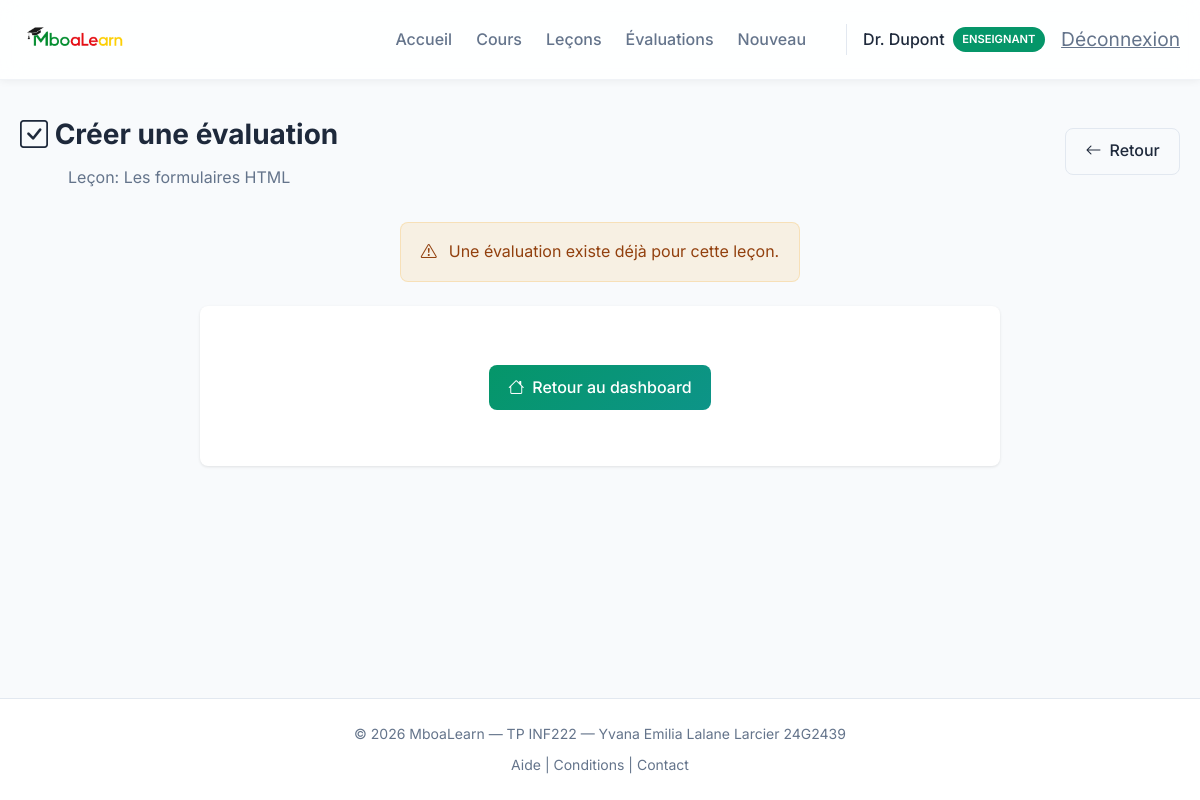
Page /enseignant/ajouter_evaluation.php?lecon=2 (signed in) on the committed database.
### tables this page shows
CREATE TABLE users (
    id INT AUTO_INCREMENT PRIMARY KEY,
    nom VARCHAR(100) NOT NULL,
    email VARCHAR(150) UNIQUE NOT NULL,
    password VARCHAR(255) NOT NULL,
    role ENUM('etudiant', 'enseignant', 'promoteur') DEFAULT 'etudiant',
    date_inscription TIMESTAMP DEFAULT CURRENT_TIMESTAMP
);

CREATE TABLE lecons (
    id INT AUTO_INCREMENT PRIMARY KEY,
    cours_id INT NOT NULL,
    titre VARCHAR(200) NOT NULL,
    contenu TEXT,
    type_contenu ENUM('pdf', 'video') NOT NULL,
    fichier VARCHAR(255) NOT NULL,
    duree_video INT DEFAULT 0,
    ordre INT DEFAULT 0,
    FOREIGN KEY (cours_id) REFERENCES cours(id) ON DELETE CASCADE
);

### includes/auth.php (called while the page is built, shortened)
<?php
require_once __DIR__ . '/../config/database.php';
function is_logged_in() {
    return isset($_SESSION['user_id']);
}
function has_role($role) {
    return isset($_SESSION['user_role']) && $_SESSION['user_role'] === $role;
}
function get_user_info() {
    global $pdo;
    $stmt = $pdo->prepare("SELECT id, nom, email, role FROM users WHERE id = ?");
    $stmt->execute([$_SESSION['user_id']]);
    return $stmt->fetch();
}

### enseignant/ajouter_evaluation.php (the view, shortened to what this page needs)
<?php
require_once '../config/database.php';
require_once '../includes/auth.php';
$enseignant_id = $_SESSION['user_id'];
$lecon_id = isset($_GET['lecon']) ? (int)$_GET['lecon'] : 0;
$evaluation_creee = false;
$stmt = $pdo->prepare("
    SELECT l.*, c.titre as cours_titre, c.id as cours_id
    FROM lecons l
    JOIN cours c ON l.cours_id = c.id
    WHERE l.id = ? AND c.enseignant_id = ?
");
$stmt->execute([$lecon_id, $enseignant_id]);
$lecon = $stmt->fetch();
$stmt = $pdo->prepare("SELECT id FROM evaluations WHERE lecon_id = ?");
$stmt->execute([$lecon_id]);
$evaluation_existante = $stmt->fetch();
?>
<!DOCTYPE html>
<html lang="fr">
<head>
    <link rel="stylesheet" href="https://cdn.jsdelivr.net/npm/bootstrap-icons@1.11.3/font/bootstrap-icons.min.css">
    <link rel="stylesheet" href="../assets/css/style.css">
</head>
<body>
    <?php include '../includes/header.php'; ?>
    <div class="dashboard-header">
        <div style="display: flex; justify-content: space-between; align-items: center;">
            <div>
                <h1><i class="bi bi-check-square"></i> Créer une évaluation</h1>
                <p>Leçon: <?php echo htmlspecialchars($lecon['titre']); ?></p>
            </div>
            <a href="dashboard.php" class="btn-secondary">
                <i class="bi bi-arrow-left"></i> Retour
            </a>
        </div>
    </div>
    <?php if ($evaluation_existante): ?>
        <div class="alert alert-warning">
            <i class="bi bi-exclamation-triangle"></i>
            Une évaluation existe déjà pour cette leçon.
        </div>
    <?php endif; ?>
    <div class="card" style="max-width: 800px;">
        <?php if (!$evaluation_creee && !$evaluation_existante): ?>
        <form method="POST" action="" id="eval-form">
            <div class="form-group">
                <label for="titre">
                    <i class="bi bi-type"></i> Titre de l'évaluation *
                </label>
                <input type="text" id="titre" name="titre" class="form-control"
                       placeholder="Ex: QCM sur les variables PHP" required
                       value="<?php echo htmlspecialchars($_POST['titre'] ?? ''); ?>">
            </div>
            <div class="form-group">
                <label for="description">
                    <i class="bi bi-text-paragraph"></i> Description
                </label>
                <textarea id="description" name="description" class="form-control"
                          placeholder="Instructions pour les étudiants..."><?php echo htmlspecialchars($_POST['description'] ?? ''); ?></textarea>
            </div>
            <div id="questions-container">
                <h3 style="margin-bottom: 1rem;"><i class="bi bi-list-ol"></i> Questions</h3>
                <div class="question-form" id="question-1">
                    <div class="question-header">
                        <span class="question-number">Question 1</span>
                        <button type="button" class="btn-remove" onclick="removeQuestion(1)" style="display: none;">
                            <i class="bi bi-trash"></i>
                        </button>
                    </div>
                    <div class="form-group">
                        <label>Question *</label>
                        <input type="text" name="questions[1][question]" class="form-control"
                               placeholder="Entrez votre question" required>
                    </div>
                    <div style="display: grid; grid-template-columns: 1fr 1fr; gap: 1rem;">
                        <div class="form-group">
                            <label>Option A *</label>
                            <input type="text" name="questions[1][a]" class="form-control" placeholder="Réponse A" required>
                        </div>
                        <div class="form-group">
                            <label>Option B *</label>
                            <input type="text" name="questions[1][b]" class="form-control" placeholder="Réponse B" required>
                        </div>
                        <div class="form-group">
                            <label>Option C *</label>
                            <input type="text" name="questions[1][c]" class="form-control" placeholder="Réponse C" required>
                        </div>
                        <div class="form-group">
                            <label>Option D *</label>
                            <input type="text" name="questions[1][d]" class="form-control" placeholder="Réponse D" required>
                        </div>
                    </div>
                    <div class="correct-answer">
                        <label>Bonne réponse : </label>
                        <select name="questions[1][correct]" class="form-control" style="width: auto;">
                            <option value="A">A</option>
                            <option value="B">B</option>
                            <option value="C">C</option>
                            <option value="D">D</option>
                        </select>
                    </div>
                </div>
            </div>
            <button type="button" onclick="addQuestion()" class="btn-secondary mb-3">
                <i class="bi bi-plus-circle"></i> Ajouter une question
            </button>
            <div style="display: flex; gap: 1rem; margin-top: 1.5rem;">
                <button type="submit" class="btn-primary">
                    <i class="bi bi-check-lg"></i> Créer l'évaluation
                </button>
                <a href="dashboard.php" class="btn-secondary">
                    <i class="bi bi-x-lg"></i> Annuler
                </a>
            </div>
        </form>
        <?php else: ?>
        <div style="text-align: center; padding: 2rem 0;">
            <a href="dashboard.php" class="btn-primary">
                <i class="bi bi-house"></i> Retour au dashboard
            </a>
        </div>
        <?php endif; ?>
    </div>
    <?php include '../includes/footer.php'; ?>
</body>
</html>

### includes/header.php (shortened to what this page needs)
<?php
$base_url = '/MboaLearn';
$user = get_user_info();
?>
<!DOCTYPE html>
<html lang="fr">
<head>
    <link rel="stylesheet" href="https://cdn.jsdelivr.net/npm/bootstrap-icons@1.11.3/font/bootstrap-icons.min.css">
    <link rel="stylesheet" href="<?php echo $base_url; ?>/assets/css/style.css?v=<?php echo time(); ?>">
</head>
<body>
    <nav class="navbar">
        <div class="nav-container">
            <a href="<?php echo $base_url; ?>/index.html" class="nav-brand">
                <img src="<?php echo $base_url; ?>/assets/images/mboalearn.png" alt="MboaLearn" class="nav-logo">
            </a>
            <?php if (is_logged_in()): ?>
            <div class="nav-menu">
                <a href="<?php echo $base_url; ?>/dashboard.php" class="nav-link">
                    Accueil
                </a>
                <?php if (has_role('enseignant')): ?>
                    <a href="<?php echo $base_url; ?>/enseignant/mes_cours.php" class="nav-link">
                        Cours
                    </a>
                    <a href="<?php echo $base_url; ?>/enseignant/mes_lecons.php" class="nav-link">
                        Leçons
                    </a>
                    <a href="<?php echo $base_url; ?>/enseignant/mes_evaluations.php" class="nav-link">
                        Évaluations
                    </a>
                    <a href="<?php echo $base_url; ?>/enseignant/ajouter_cours.php" class="nav-link">
                        Nouveau
                    </a>
                <?php endif; ?>
                <div class="nav-user">
                    <span class="user-info">
                        <?php echo $user['nom']; ?>
                        <span class="badge"><?php echo ucfirst($user['role']); ?></span>
                    </span>
                    <a href="<?php echo $base_url; ?>/logout.php" class="btn-logout">
                        Déconnexion
                    </a>
                </div>
            </div>
            <?php endif; ?>
        </div>
    </nav>
    <main class="main-content">
        <div class="container">

### assets/css/style.css (style rules this page uses)
:root { --primary: #059669; --primary-dark: #047857; --secondary: #64748b; --success: #10b981; --danger: #dc2626; --warning: #d97706; --accent: #eab308; --bg-light: #f8fafc; --bg-white: #ffffff; --text-dark: #1e293b; --text-muted: #64748b; --border: #e2e8f0; --shadow: 0 1px 3px rgba(0,0,0,0.1); --shadow-md: 0 4px 6px rgba(0,0,0,0.1); --radius: 8px; --transition: all 0.2s ease; }
* { margin: 0; padding: 0; box-sizing: border-box; }
body { font-family: 'Inter', -apple-system, BlinkMacSystemFont, sans-serif; background-color: var(--bg-light); color: var(--text-dark); line-height: 1.6; min-height: 100vh; display: flex; flex-direction: column; }
.container { max-width: 1200px; margin: 0 auto; padding: 0 20px; width: 100%; }
.navbar { background: rgba(255, 255, 255, 0.85); backdrop-filter: blur(12px); -webkit-backdrop-filter: blur(12px); border-bottom: 1px solid rgba(226, 232, 240, 0.5); padding: 0.75rem 0; position: sticky; top: 0; z-index: 100; box-shadow: 0 1px 8px rgba(0,0,0,0.06); }
.nav-container { max-width: 1200px; margin: 0 auto; padding: 0 20px; display: flex; align-items: center; justify-content: space-between; }
.nav-brand { font-size: 1.25rem; font-weight: 700; color: var(--primary); text-decoration: none; display: flex; align-items: center; gap: 0.5rem; }
.nav-logo { height: 55px; width: auto; }
.nav-menu { display: flex; align-items: center; gap: 1.5rem; }
.nav-link { color: var(--text-muted); text-decoration: none; font-weight: 500; display: flex; align-items: center; gap: 0.5rem; transition: var(--transition); }
.nav-user { display: flex; align-items: center; gap: 1rem; margin-left: 1rem; padding-left: 1rem; border-left: 1px solid var(--border); }
.user-info { display: flex; align-items: center; gap: 0.5rem; font-weight: 500; }
.badge { background: var(--primary); color: white; padding: 0.2rem 0.6rem; border-radius: 20px; font-size: 0.7rem; font-weight: 600; text-transform: uppercase; }
.btn-logout { color: var(--text-muted); font-size: 1.2rem; transition: var(--transition); }
.btn-primary { background: linear-gradient(135deg, var(--primary) 0%, #0d9488 100%); color: white; padding: 0.6rem 1.2rem; border-radius: var(--radius); text-decoration: none; font-weight: 500; display: inline-flex; align-items: center; gap: 0.5rem; border: none; cursor: pointer; transition: var(--transition); }
.btn-secondary { background: var(--bg-light); color: var(--text-dark); padding: 0.6rem 1.2rem; border-radius: var(--radius); text-decoration: none; font-weight: 500; display: inline-flex; align-items: center; gap: 0.5rem; border: 1px solid var(--border); cursor: pointer; transition: var(--transition); }
.main-content { flex: 1; padding: 2rem 0; }
.container { display: flex; flex-direction: column; align-items: center; }
.card { background: var(--bg-white); border-radius: var(--radius); box-shadow: var(--shadow); padding: 1.5rem; margin-bottom: 1.5rem; transition: var(--transition); width: 100%; border-top: 3px solid transparent; }
.dashboard-header { margin-bottom: 2rem; text-align: center; width: 100%; }
.dashboard-header h1 { font-size: 1.75rem; font-weight: 700; margin-bottom: 0.5rem; }
.dashboard-header p { color: var(--text-muted); }
.alert { padding: 1rem 1.25rem; border-radius: var(--radius); margin-bottom: 1.5rem; display: flex; align-items: center; gap: 0.75rem; }
.alert-warning { background: rgba(245,158,11,0.1); color: #92400e; border: 1px solid rgba(245,158,11,0.2); }

### rows in the picture
users: nom "Dr. Dupont", role "ENSEIGNANT"
lecons: titre "Les formulaires HTML"
